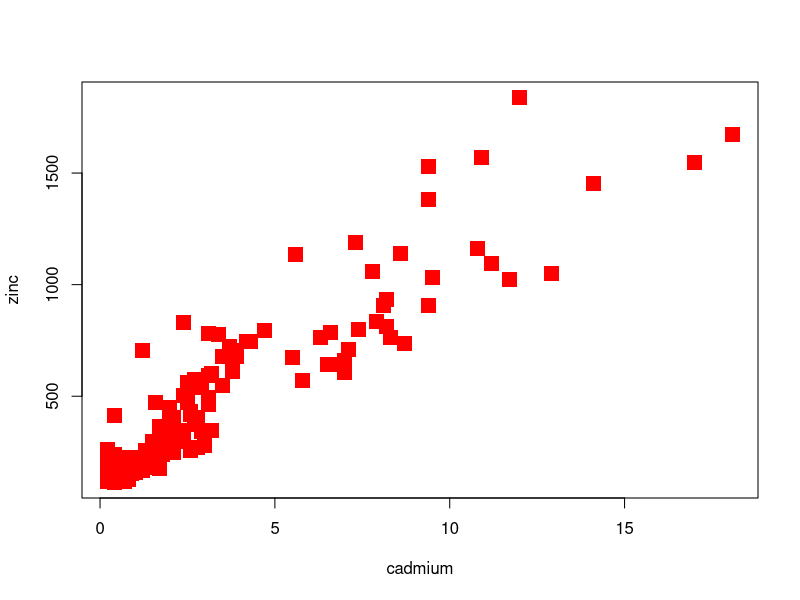
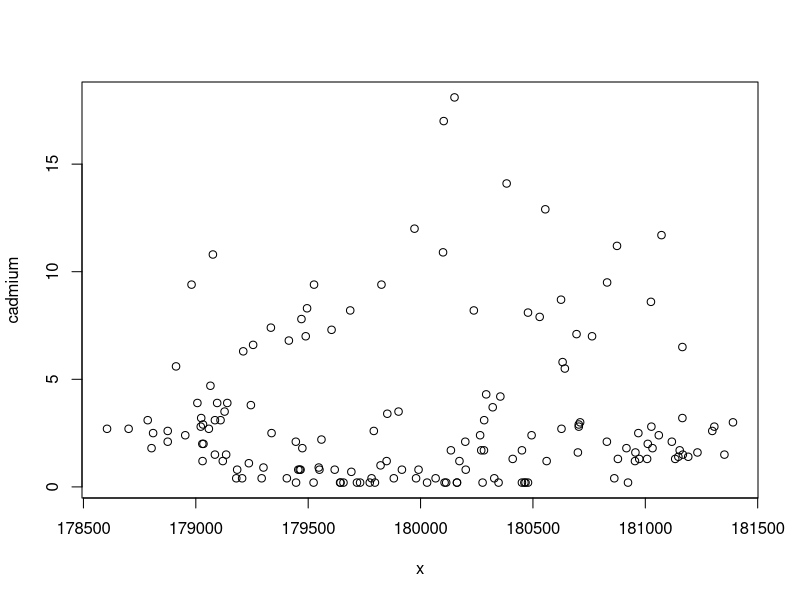
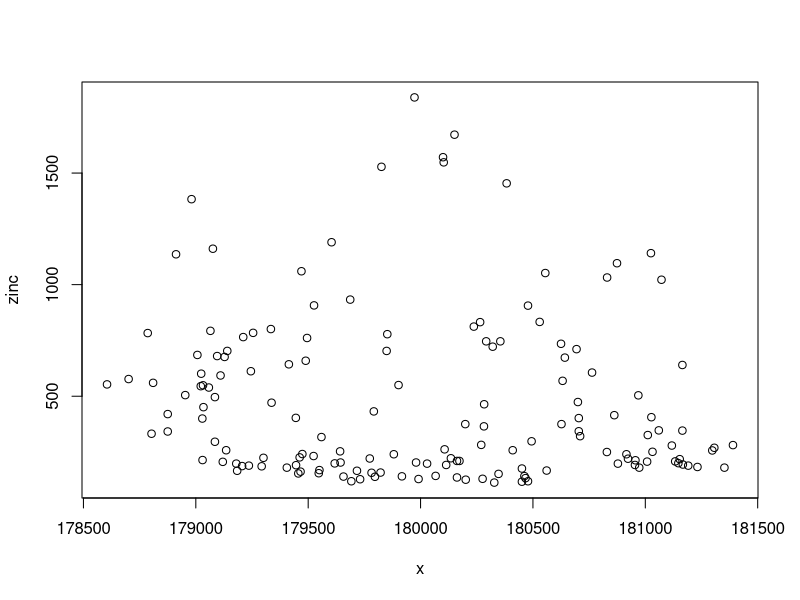
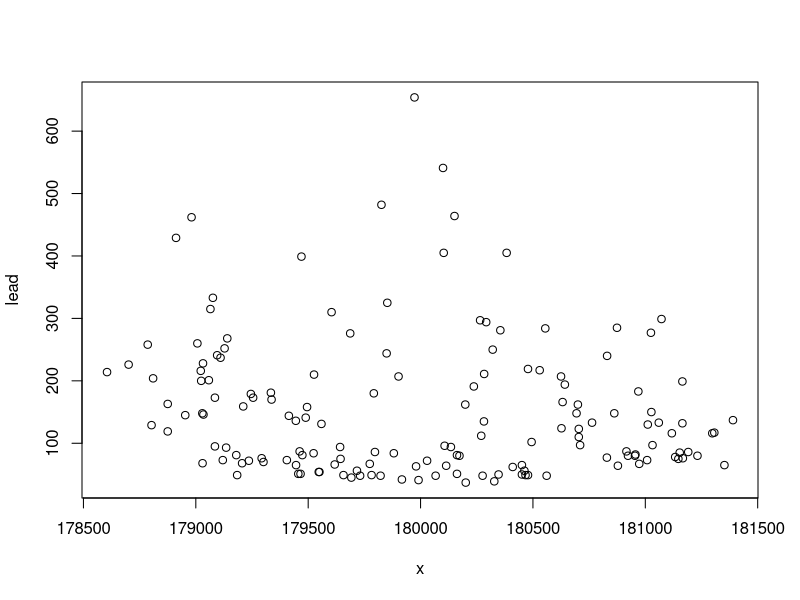
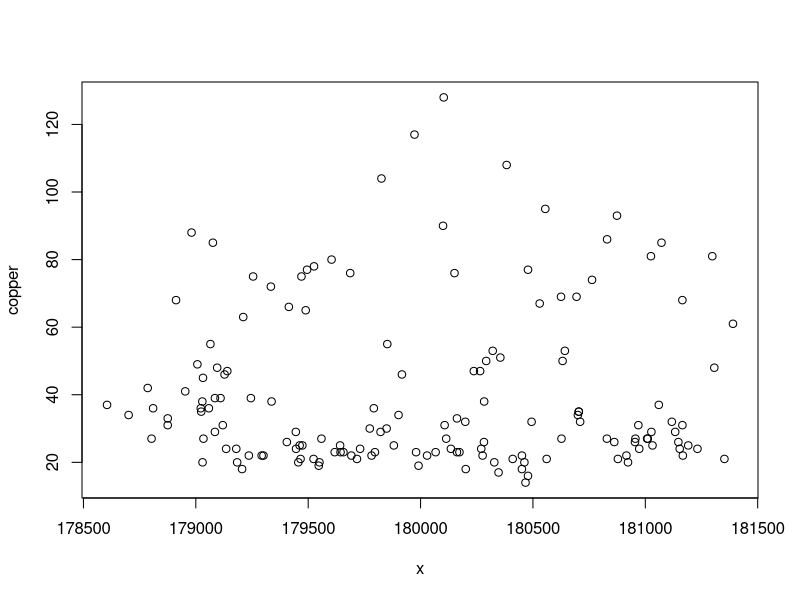
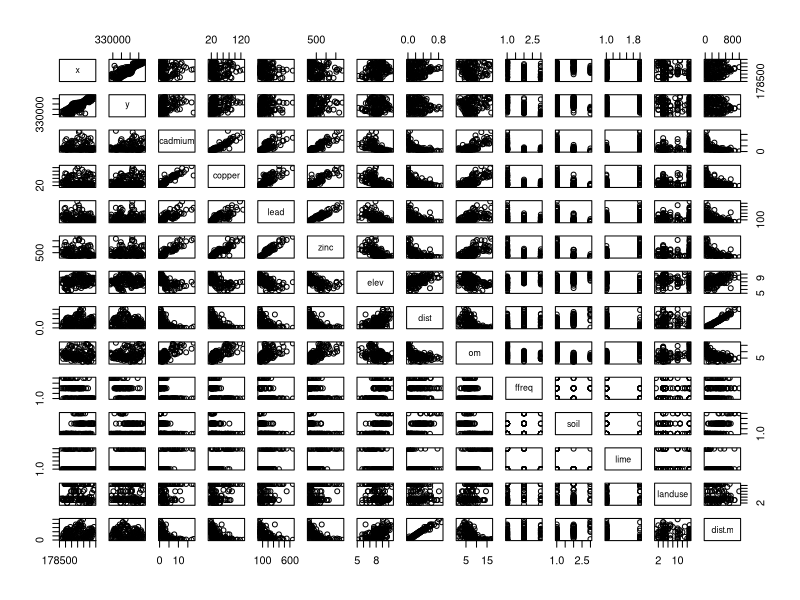
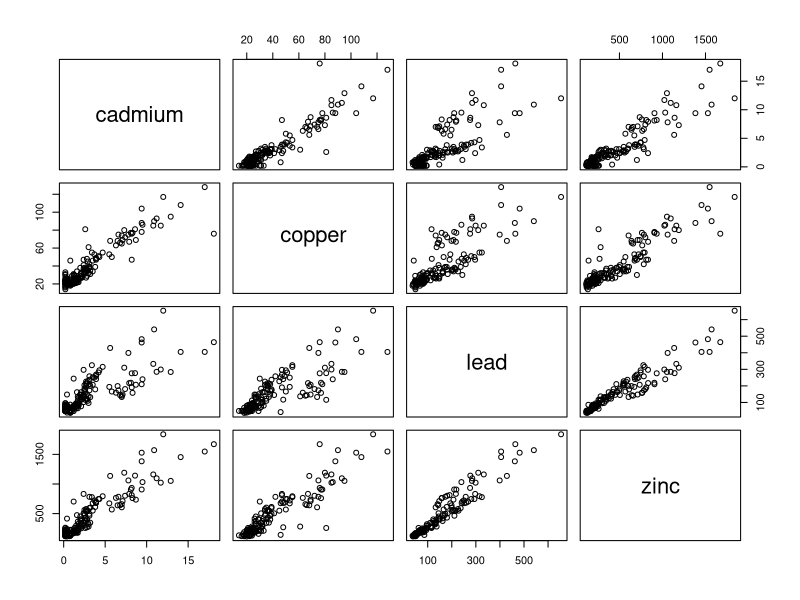
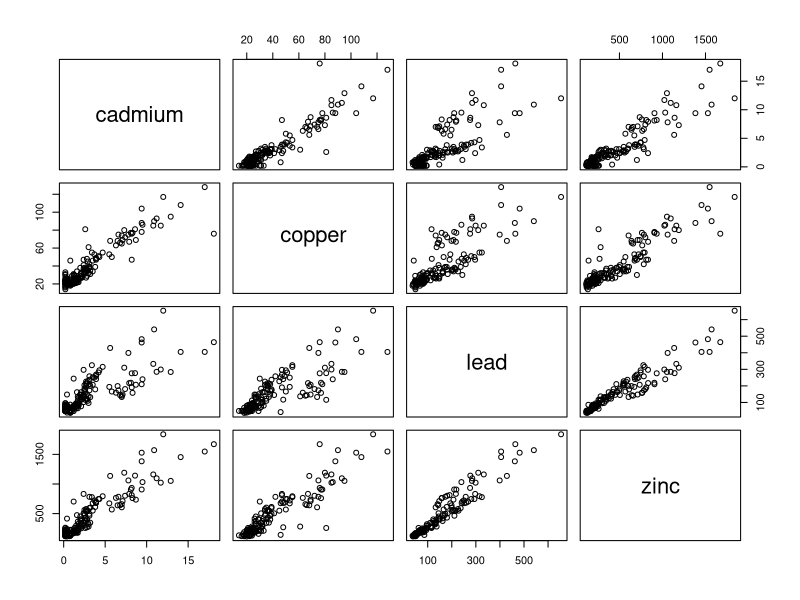

Source code (R) for these figures, in order:
### Multipanel in R: seeing correlation amoung ecological variable

                                                 # install.packages("sp")
install.packages("GGally")                       # this is required to use the function ggpairs() we would graphy

                                                 #require those library
library(sp)
library(GGally)

data(meuse)                                      # there is a dataset available named meuse

                                                 #to fix the data set
attach(meuse)

                                                 # Exercise: see the names of the variables and plot cadmium versus zinc
                                                 # There are two ways to se the names of the variables:
names(meuse)
head(meuse)

                                                 #plot my variables
plot(cadmium,zinc,pch=15,col="red",cex=2)

                                                 # Exercise: make all the possible pairs plots of the dataset
plot(x,cadmium)
plot(x,zinc)
plot(x,lead)
plot(x,copper)
                                                 # plot(cadmium,zinc,pch=15,col="red",cex=2) an amateur exercise to prettify plots
                                                 # plot is not a good idea sometimes
pairs(meuse)
                                                 #selection of variables we want to plot together
pairs(~ cadmium + copper + lead + zinc, data=meuse)

pairs(meuse[,3:6])

                                                 # Exercise: prettify this graph
pairs(meuse[,3:6], col="red", pch=18, cex=1.5)


                                                 # GGally package will show infographic even better
pairs(meuse[,3:6])
